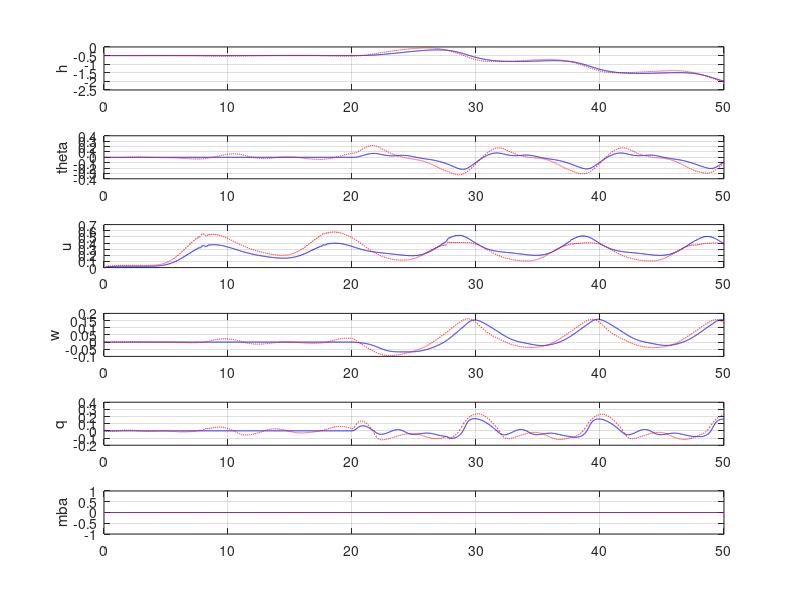

MATLAB code for this plot:
clc;
clear all;
close all;

T = 50;
period = 0.01;

dataset = load('tail-pectsine-new.mat');
U = dataset.ID_U_DATA;
Xexample = dataset.ID_X_DATA;
Parameters  = [3.0241, 3.0241, 0.0486, 2.0, 10.0, 1.0, 0.00369, 0.839, 1.502, -0.15, 0.0298];  
Mx = Parameters(1);
Mz = Parameters(2);
Ly = Parameters(3);
Kx = Parameters(4);
Kz = Parameters(5);
Ktau = Parameters(6);
Kt = Parameters(7);
KD = Parameters(8);
KL = Parameters(9);
rbp = Parameters(10);
mrbm = Parameters(11);
g = 9.8;

h = -0.5;
theta = 0;
u = 0;
w = 0;
q = 0;
mba = 0;

X = [];
Time = [];
cnt = 0;
for t = 0:period:T
    cnt = cnt + 1;
    u1 = U(cnt,1);
    u2 = U(cnt,2);
    u3 = U(cnt,3);
    u4 = U(cnt,4);
    
    h_1 = h+(sin(theta)*u-cos(theta)*w)*period;
    theta_1 = theta + q*period;
    u_1 = u + (-w*q+1/Mx*(-mba*g*sin(theta)+abs(u)*u*(-Kx-KD*cos(u3)+KL*u3*sin(u3))-Kt*u2*sin(u1)))*period;
    w_1 = w + (u*q+1/Mz*(mba*g*cos(theta)-Kz*abs(w)*w+abs(u)*u*(-KD*sin(u3)-KL*u3*cos(u3))))*period;
    %q_1 = q + (1/Ly*((Mx-Mz)*u*w-Ktau*abs(q)*q+abs(u)*u*(-KD*sin(u3)-KL*u3*cos(u3))*rbp))*period;
    q_1 = q + (1/Ly*((Mx-Mz)*u*w-Ktau*abs(q)*q+abs(u)*u*(-KD*sin(u3)-KL*u3*cos(u3))*rbp-mrbm*g*sin(theta)))*period;
    mba_1 = mba + u4*period;
    
    h = h_1;
    theta = theta_1;
    u = u_1;
    w = w_1;
    q = q_1;
    mba = mba_1;
    
    X = [X; h, theta, u, w, q, mba];
    Time = [Time; t];
end

figure(1)
subplot(6,1,1)
plot(Time, X(:,1),'b');
hold on
plot(Time, Xexample(:,1),'--r');
grid on
ylabel('h');

subplot(6,1,2)
plot(Time, X(:,2),'b');
hold on
plot(Time, Xexample(:,2),'--r');
grid on
ylabel('theta');

subplot(6,1,3)
plot(Time, X(:,3),'b');
hold on
plot(Time, Xexample(:,3),'--r');
grid on
ylabel('u');

subplot(6,1,4)
plot(Time, X(:,4),'b');
hold on
plot(Time, Xexample(:,4),'--r');
grid on
ylabel('w');

subplot(6,1,5)
plot(Time, X(:,5),'b');
hold on
plot(Time, Xexample(:,5),'--r');
grid on
ylabel('q');

subplot(6,1,6)
plot(Time, X(:,6),'b');
hold on
plot(Time, Xexample(:,6),'--r');
grid on
ylabel('mba');